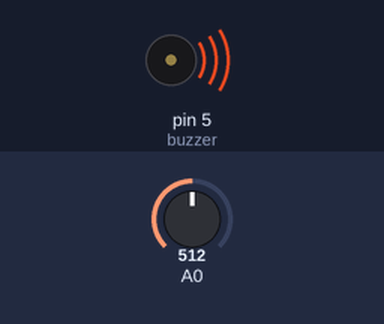
This sketch was run on a simulated Arduino Uno, built with avr-gcc and run on an emulated ATmega328P. On the bench: buzzer (waves = sounding, pin HIGH). The test bench sets the inputs (shaded band); at power-on: A0 = 512. WiFi joins after 1.5 s; servers stay silent unless stated; what the sketch prints to the serial monitor is not drawn.

Above: at 3.1 s.
3.2 s: A0 set to 488
At 5.1 s:
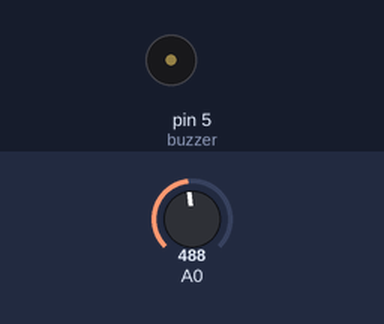
6.2 s: A0 set to 511
At 7.5 s:
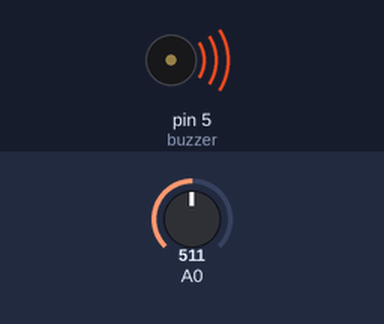
8.4 s: A0 set to 306
At 10.2 s:
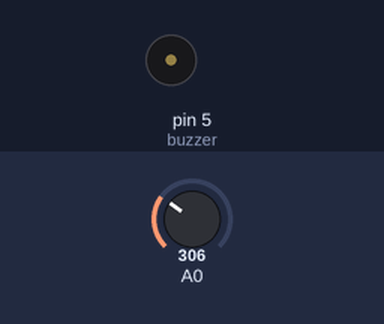
Timing chart, 0 to 11.7 s (numbered marks = the images above; inputs shaded):
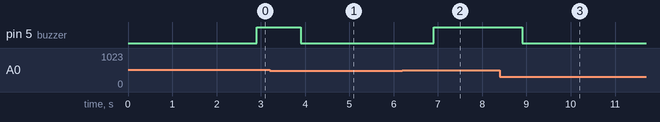

The sketch:

Edgent_ESP8266_MQ-2.ino
```cpp
// Fill-in information from your Blynk Template here
#define BLYNK_TEMPLATE_ID "TMPLODSyxJ3S"
#define BLYNK_DEVICE_NAME "ESMARTMQ02"


#define BLYNK_FIRMWARE_VERSION        "0.1.0"
#define BLYNK_PRINT Serial
#define APP_DEBUG
#define USE_NODE_MCU_BOARD
#include "BlynkEdgent.h"
int buzzer=5; //D1
int mucCanhbao=500;
BlynkTimer timer;
int timerID1,timerID2;
int mq2_value;
int button=0; //D3
boolean buttonState=HIGH;
boolean runMode=1;//Bật/tắt chế độ cảnh báo
boolean canhbaoState=0;
WidgetLED led(V0);

void setup()
{
  Serial.begin(115200);
  delay(100);
  pinMode(button,INPUT_PULLUP);
  pinMode(buzzer,OUTPUT);
  digitalWrite(buzzer,LOW); //Tắt buzzer
  BlynkEdgent.begin();
  timerID1 = timer.setInterval(1000L,handleTimerID1);
}

void loop() {
  BlynkEdgent.run();
  timer.run();
  if(digitalRead(button)==LOW){
    if(buttonState==HIGH){
      buttonState=LOW;
      runMode=!runMode;
      Serial.println("Run mode: " + String(runMode));
      Blynk.virtualWrite(V4,runMode);
      delay(200);
    }
  }else{
    buttonState=HIGH;
  }
}
void handleTimerID1(){
  mq2_value = analogRead(A0);
  Blynk.virtualWrite(V1,mq2_value);
  if(led.getValue()) {
    led.off();
  } else {
    led.on();
  }
  if(runMode==1){
    if(mq2_value>mucCanhbao){
      if(canhbaoState==0){
        canhbaoState=1;
        Blynk.logEvent("canhbao", String("Cảnh báo! Khí gas=" + String(mq2_value)+" vượt quá mức cho phép!"));
        timerID2 = timer.setTimeout(60000L,handleTimerID2);
      }
      digitalWrite(buzzer,HIGH);
      Blynk.virtualWrite(V3,HIGH);
      Serial.println("Đã bật cảnh báo!");
    }else{
      digitalWrite(buzzer,LOW);
      Blynk.virtualWrite(V3,LOW);
      Serial.println("Đã tắt cảnh báo!");
    }
  }else{
    digitalWrite(buzzer,LOW);
    Blynk.virtualWrite(V3,LOW);
    Serial.println("Đã tắt cảnh báo!");
  }
}
void handleTimerID2(){
  canhbaoState=0;
}
BLYNK_CONNECTED() {
  Blynk.syncVirtual(V2,V4);
}
BLYNK_WRITE(V2) {
  mucCanhbao = param.asInt();
}
BLYNK_WRITE(V4) {
  runMode = param.asInt();
}
```

Measured:
- the behaviour switches between 501 and 500 on A0 (found by bisection; images 0 and 1)
- after the input at 3.2 s, pin 5 (buzzer): HIGH → LOW after 0.70 s
- after the input at 6.2 s, pin 5 (buzzer): LOW → HIGH after 0.70 s
- after the input at 8.4 s, pin 5 (buzzer): HIGH → LOW after 0.50 s
